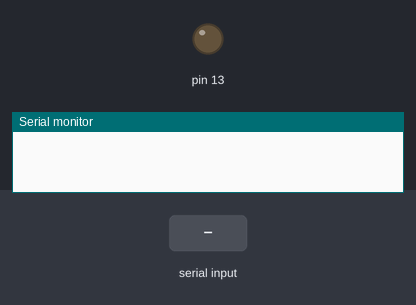
The sketch below on a simulated Arduino Uno, built with avr-gcc and run on an emulated ATmega328P. On the bench: output pins drawn as LEDs (lit = HIGH), the last lines printed to the serial monitor. The test bench sets the inputs (shaded band).

Above: at 1.2 s.
1.3 s: "alerta\n" received over Serial
At 2.4 s:
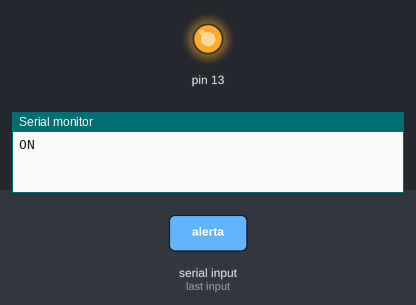
2.8 s: "dados1\n" received over Serial
4.3 s: "teste\n" received over Serial
Timing chart, 0 to 7.3 s (numbered marks = the images above; inputs shaded):
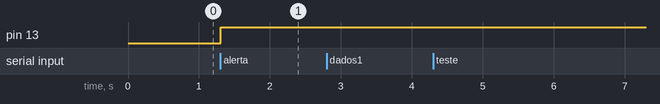

Measured:
- after the input at 1.3 s, pin 13: LOW → HIGH at once

The sketch:

ProgramaArduinoTestes.ino
```cpp
/*
--------------------------------------------------------------------------------------
FIAP GLOBAL SOLUTION 2025 Primeiro Semestre - Engenharia de Software

Projeto: Acompanhamento das condições climáticas / pluviais para detecção de enchente

Alunos: Arthur Berlofa RM 564438 || Danilo Fernandes RM 561657
--------------------------------------------------------------------------------------

--------------------------------------------------------------------------------------
Este programa tem a finalidade de servir como teste para o código em Python,
portanto, ele não retorna valores medidos em tempo real, apenas valores aleatórios
afins de simulação da comunicação Serial entre Arduino e Python.
--------------------------------------------------------------------------------------
*/


// Variavel Global -------------------------------------------------------------------
bool alerta = false;
float temperatura = 57.5;
float umidade = 56.5;
float nivelRio = 2.09;


// Programa Principal ----------------------------------------------------------------
void setup() {
  Serial.begin(9600);
  pinMode(13, OUTPUT);

}

void loop() {
  if (Serial.available() > 0) {
    String enviar = Serial.readStringUntil('\n');
    enviar.trim();
    if (enviar == "dados1") {
      Serial.println(temperatura);
    }

    if (enviar == "dados2") {
      Serial.println(umidade);
    }

    if (enviar == "dados3") {
      Serial.println(nivelRio);
    }

    if (enviar == "alerta") {
      alerta = !alerta;
      if (alerta) {
        Serial.println("ON");
      } else {
        Serial.println("OFF");
      }
    }

    if (enviar == "teste") {
      Serial.println("Sucesso");
    }

  }

  digitalWrite(13, alerta);

}
```
